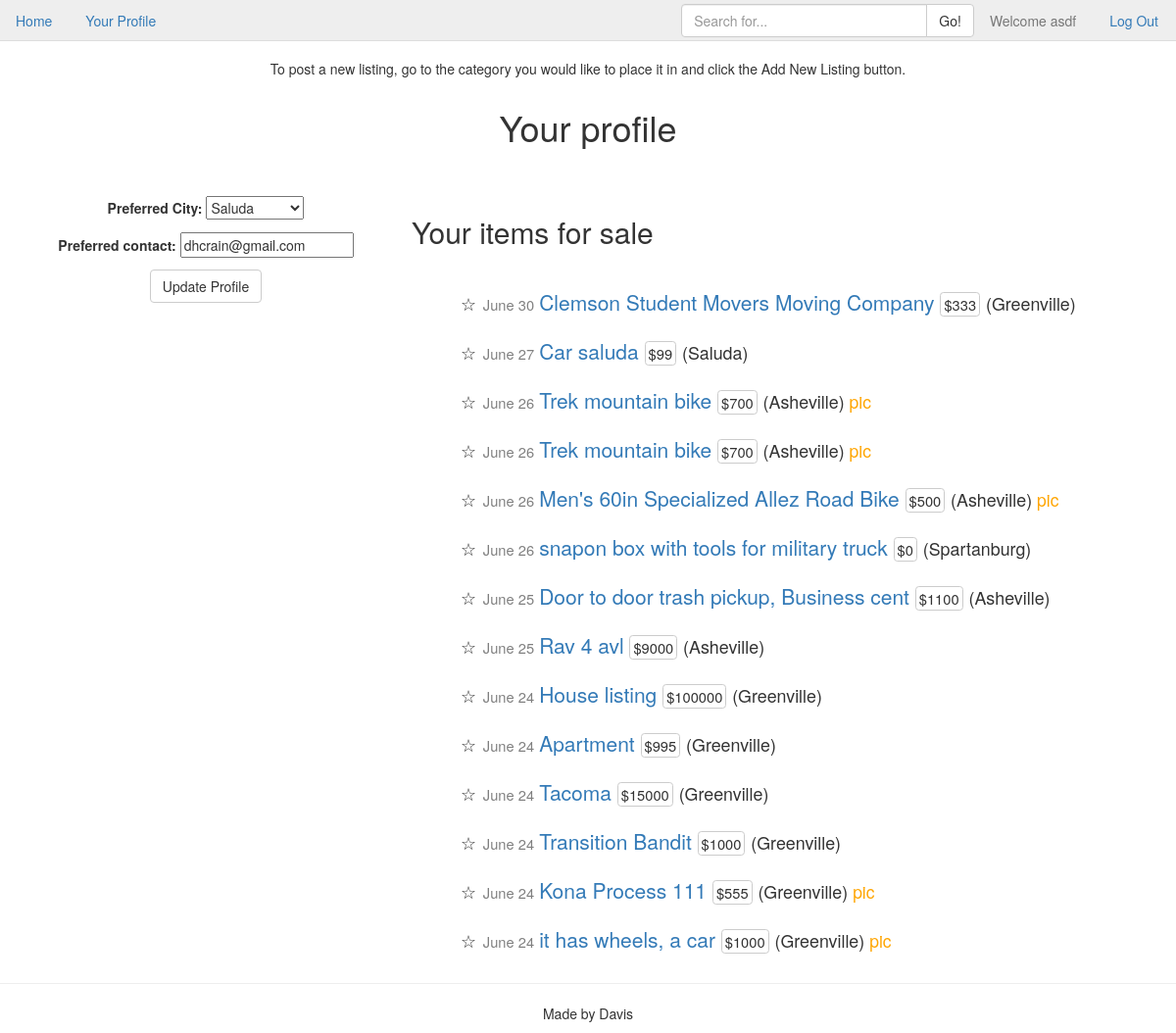
Before: /register/profile/ (signed in) with the older database file.
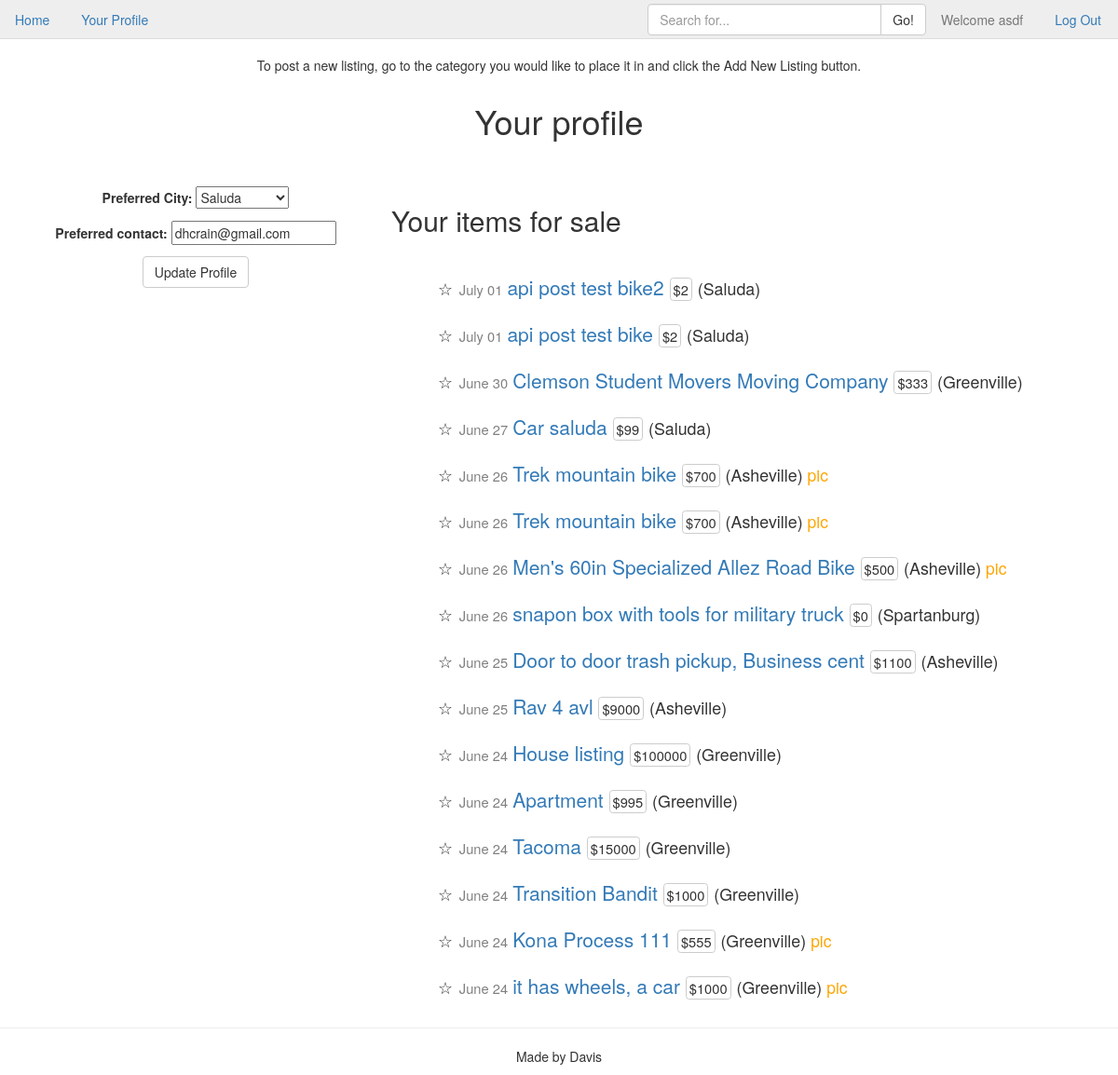
After: the same page with the newer database file.
### cl_app/models.py (models this page shows, shortened)
class Listing(models.Model):
    user = models.ForeignKey('auth.User')
    listing_city = models.ForeignKey(City)
    category = models.ForeignKey(ListingType)
    title = models.CharField(max_length=40)
    price = models.IntegerField()
    description = models.TextField()
    photo = models.ImageField(upload_to="listing_photos", null=True, blank=True, verbose_name="Listing Photo")
    created = models.DateTimeField(auto_now_add=True)
    class Meta:
        ordering = ['-created']

class City(models.Model):
    city = models.CharField(max_length=20)
    def __str__(self):
        return self.city

### cl_app/views.py (the view)
# urls.py: url(r'^register/profile/$', ProfileView.as_view(), name='profile_view'),
class ProfileView(UpdateView):
    fields = ['profile_city', 'preferred_contact']
    success_url = reverse_lazy("index_view")
    def get_object(self, queryset=None):
        return self.request.user.profile
    def get_context_data(self, **kwargs):
        context = super().get_context_data(**kwargs)
        context['user_listings'] = Listing.objects.filter(user=self.request.user)
        return context

### templates/cl_app/profile_form.html (shortened to what this page needs)
{% extends "base.html" %}
{% block body %}
    <h1 class="text-center">Your profile</h1>
    <br>
    <br>
    <div class="row">
        <div class="col-md-4">
            <form class="form-center text-center" action="" method="post">
                {{ form.as_p }}
                <input class="btn btn-default" type="submit" name="updateprofile" value="Update Profile">
            </form>
        </div>
        <div class="col-md-8">
            <h2>Your items for sale</h2>
            <br>
            {% for item in user_listings %}
            <div class="row listing-list">
                <p><small>&#9734;</small>
                    <span class="time">{{ item.created|date:"N d" }} </span>
                    <a href="{% url 'listing_detail_view' item.pk %}">{{ item.title }} </a>
                    <span class="price">${{ item.price }}</span>
                    <small>({{ item.listing_city }}) </small>
                    {% if item.photo %}
                    <span class="pic">pic</span>
                    {% endif %}
                </p>
            </div>
            {% empty %}
            <h4>Sorry, no items in this list.</h4>
            {% endfor %}
        </div>
    </div>
{% endblock %}

Changed rows visible on the page:
added Listing: created "July 01", title "api post test bike2", price "2", listing_city "Saluda"
added Listing: created "July 01", title "api post test bike", price "2", listing_city "Saluda"
